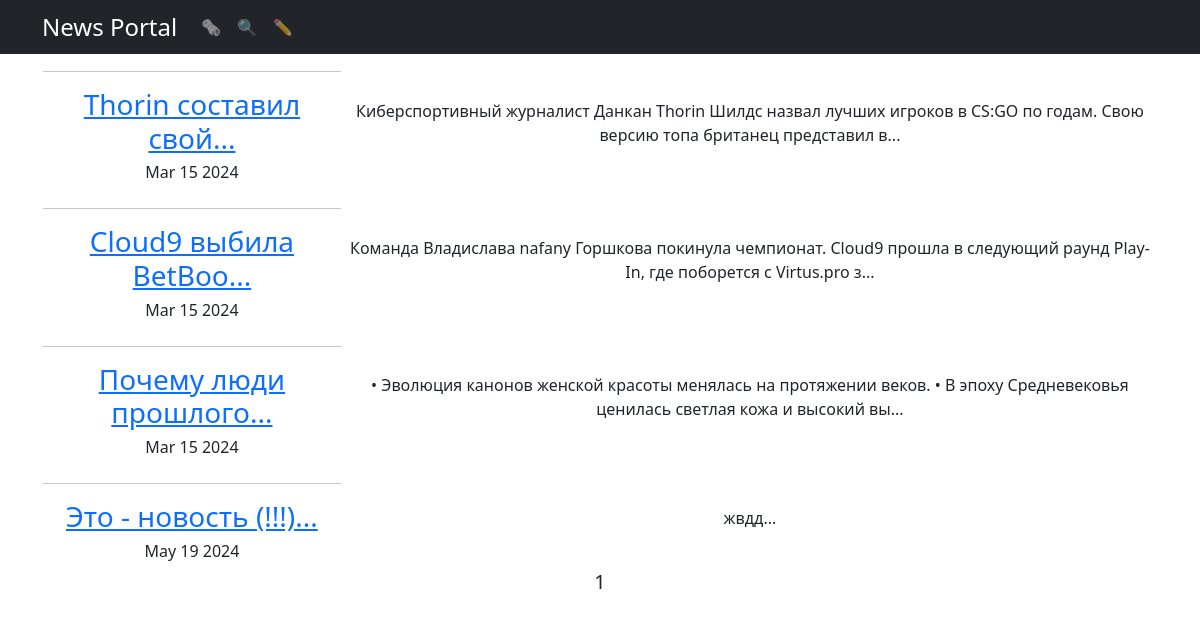
The app's page /, older data.
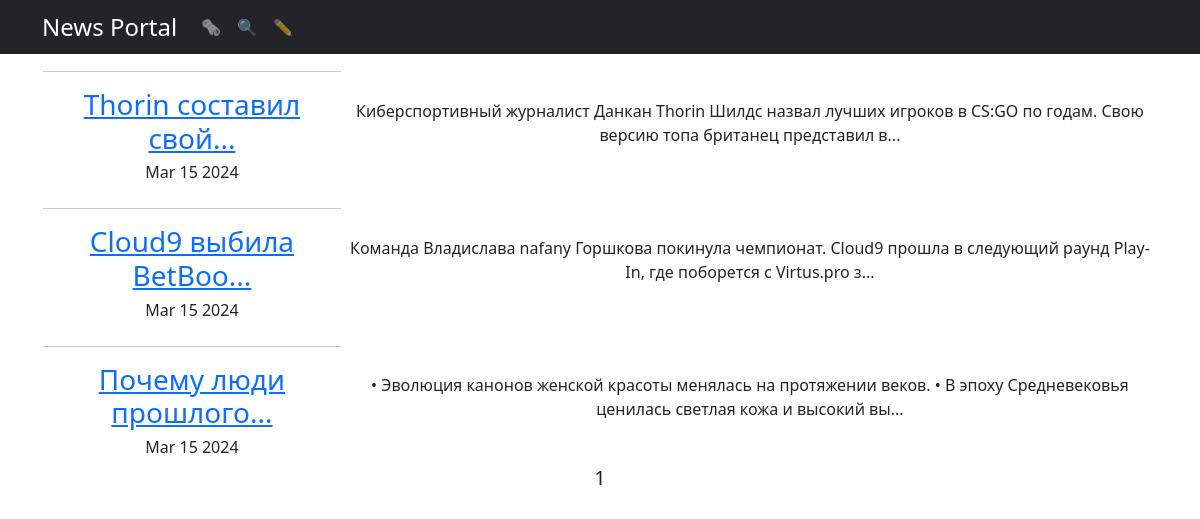
The same page, newer data.
### news/models.py (models this page shows, shortened)
class Post(models.Model):
    content_type = models.CharField(max_length = 2,
                                  choices = CONTENT_TYPE,
                                  default = article)
    author = models.ForeignKey("Author", on_delete = models.CASCADE)
    datetime = models.DateTimeField(auto_now_add=True)
    category = models.ManyToManyField("Category")
    title = models.TextField()
    text = models.TextField()
    rating = models.FloatField(default=0)

### news/views.py (the view)
# urls.py: path('', PostsList.as_view(), name='posts_list'),
class PostsList(ListView):
    raise_exception = True
    queryset = Post.objects.order_by('datetime')
    template_name = 'news.html'
    context_object_name = 'news'
    paginate_by = 7
    def get_queryset(self):
        queryset = super().get_queryset()
        self.filterset = PostFilter(self.request.GET, queryset)
        return self.filterset.qs
    def get_context_data(self, **kwargs):
        context = super().get_context_data(**kwargs)
        context['filterset'] = self.filterset
        return context

### news/templatetags/custom_filters.py (called while the page is built)
@register.filter()
def preview_title(text):
    return f"{text[:20]}..."

@register.filter()
def preview_text(text):
    return f"{text[:124]}..."

### templates/news.html (shortened to what this page needs)
{% extends 'flatpages/default.html' %}
{% load custom_filters %}
{% block content %}
   {% if news %}
        <table>
            {% for post in news %}
                <tr>
                    <td>
                        <hr>
                        <h3>
                            <a href="{{post.id}}">{{ post.title|preview_title }}</a>
                        </h3>
                        <h6>{{ post.datetime|date:'M d Y' }}</h6>
                        <td>{{ post.text|preview_text }}</td>
                    </td>
                </tr>
            {% endfor %}
        </table>
   {% else %}
       <h2>Статей нет!</h2>
        <h5>Ну же! Напишите свою первую статью!</h5>
   {% endif %}
   <h5>
        {{ page_obj.number }}
   </h5>
{% endblock content %}

Row changes from the older to the newer data that the page shows:
removed Post: title|preview_title "Это - новость (!!!)...", datetime "May 19 2024", text|preview_text "жвдд..."
